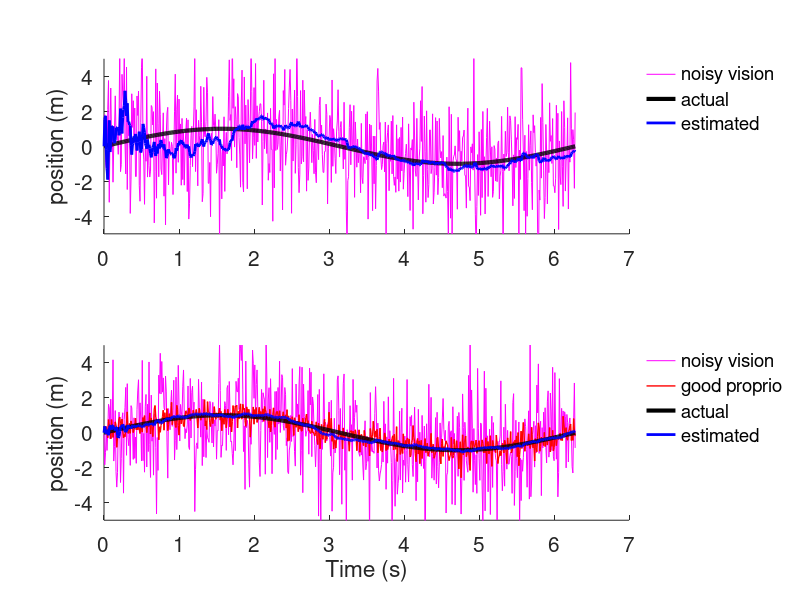

MATLAB code for this plot:
clear variables; clc; close all;
%%%%%%%%%%%%%%%%%%%%%%%%%%%%%%%%%%%%%%%%%%%%%%%%%%%%%%%%%%%%%%%%%%%%%%%%%%%
% This program simulates a Kalman filter estimating the position of the hand 
% from simulated noisy data from a single input sensory channel (e.g. vision).
% It also includes an example of sensory fusion where two input channels
% (e.g. vision and proprioception) are combined to yield an estimate of the
% hand's position.
% ----------------------
% Feel free to edit this code and use as you wish!
%
% Atsushi Takagi (2021/03/05) - written and tested in MATLAB 2018b
%%%%%%%%%%%%%%%%%%%%%%%%%%%%%%%%%%%%%%%%%%%%%%%%%%%%%%%%%%%%%%%%%%%%%%%%%%%

% Time step size in seconds
dt = 0.01;

% Length of simulation
Time = 0:dt:2*pi;

% State transition matrix (Euler difference equation)
A = [1 dt dt^2/2;
     0  1     dt;
     0  0     1];

% System noise matrix (this assumes the noise in the position, velocity and
% acceleration are independent of one another). The terms are taken from a
% Taylor expansion of the state transition matrix
Q = diag([dt^3/6, dt^2/2, dt]);

% Observation matrix (this tells you which data you have measurements of).
% In this case, only the position measurement from the hand is available.
C = [1 0 0];

% Noise covariance matrix (this determines the amount of noise in the
% measurements of the hand's position)
Sigma = 2;
R = Sigma^2;

% Initialize state and error covariance matrices
xInit = zeros(3,1);
PInit = diag([1 1 1]).*10^5;

% Generate hand motion and hand's position measurement corrupted by noise
% (e.g. watching the hand move in a dark room)
Signal = sin(Time);
SignalNoise = Signal + sqrt(R)*randn(size(R,1),length(Signal));

% Allocate memory for speed
x = zeros(size(xInit,1),length(Signal));
% Initialize Kalman filter
x(:,1) = xInit;
P = PInit;

% Kalman filter loop
for i=1:length(Signal)-1
    % Prediction step
    x_Prior = A*x(:,i);
    P = A*P*A'+Q;

    % Correction step
    K = P*C'/(C*P*C'+R);
    x(:,i+1) = x_Prior + K*(SignalNoise(:,i)-C*x_Prior);
    P = (eye(size(A,1))-K*C)*P;
end

%% Simulation of sensor fusion between vision and proprioception of hand position

% Sensory measurements come from noisy vision and good proprioception
R2 = diag([Sigma^2 0.05*Sigma^2]);

% Now that two measurements are available, the measurement matrix is
% extended to include the second position measurement from proprioception.
C2 = [1 0 0;
      1 0 0];

% Allocate memory for speed
x2 = zeros(size(xInit,1),length(Signal));
% Initialize Kalman filter
x2(:,1) = xInit;
P = PInit;

% Simulate the noisy measurements of the hand's position
SignalNoise2 = Signal + sqrt(R2)*randn(2,length(Signal));

% Kalman filter loop
for i=1:length(Signal)-1
    % Prediction step
    x_Prior = A*x2(:,i);
    P = A*P*A'+Q;

    % Correction step
    K = P*C2'/(C2*P*C2'+R2);
    x2(:,i+1) = x_Prior + K*(SignalNoise2(:,i)-C2*x_Prior);
    P = (eye(size(A,1))-K*C2)*P;
end

%% PLOTS

figure(1); clf(1); set(gcf,'color','white');

% Figure showing the noisy vision, actual and estimated hand position from
% the Kalman filter. Because vision is very noisy, the estimate is not
% great, albeit it being better than the raw noisy measurements.
subplot(2,1,1); set(gca,'fontsize',15); pbaspect([3,1,1]); hold on;
plot(Time,SignalNoise,'m');
plot(Time,Signal,'k','linewidth',3);
plot(Time,x(1,:),'b','linewidth',2);
legend('noisy vision','actual','estimated','location','northeastoutside'); legend boxoff;
ylabel('position (m)');
ylim([-1,1]*5);

% Figure showing the sensory fusion of noisy vision and good
% proprioception. Because proprioception is good, the estimate improves.
% Note that the estimated value is better than either the noisy vision or
% the good proprioception alone. More sensors and more measurements should
% improve estimation so long as the measurements aren't biased (i.e. offset
% from the actual hand position).
subplot(2,1,2); set(gca,'fontsize',15); pbaspect([3,1,1]); hold on;
plot(Time,SignalNoise2(1,:),'m');
plot(Time,SignalNoise2(2,:),'r','linewidth',1);
plot(Time,Signal,'k','linewidth',3);
plot(Time,x2(1,:),'b','linewidth',2);
legend('noisy vision','good proprio','actual','estimated','location','northeastoutside'); legend boxoff;
xlabel('Time (s)');
ylabel('position (m)');
ylim([-1,1]*5);

